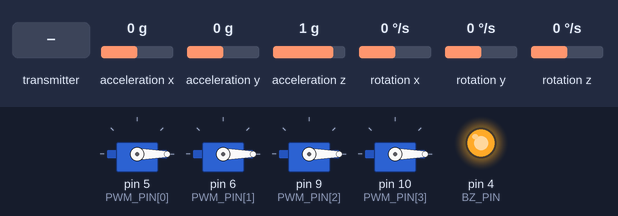
This sketch was run on a simulated Arduino Uno, built with avr-gcc and run on an emulated ATmega328P. Parts: 4 × servo, output pins drawn as LEDs (lit = HIGH). Wiring (inferred from the names in the program): MPU-6050 motion sensor at I2C address 0x68. The test bench sets the inputs (shaded band); at power-on: acceleration x 0 g, acceleration y 0 g, acceleration z 1 g, rotation x 0 °/s, rotation y 0 °/s, rotation z 0 °/s. No radio packets arrive unless stated.

Above: at 3.4 s.
3.5 s: the transmitter starts sending J1PotX = 0
At 4.1 s:
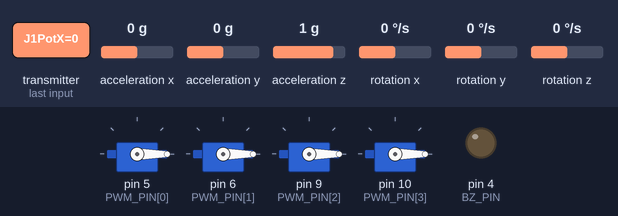
Timing chart, 0 to 6.5 s (numbered marks = the images above; inputs shaded):
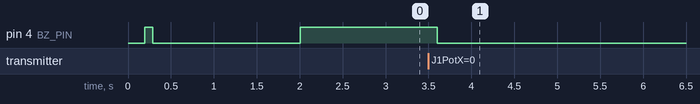

Measured:
- after the input at 3.5 s, pin 4 (BZ_PIN): HIGH → LOW after 0.10 s

The sketch:

NewDrone.ino
```cpp
#include "Wireless.h"
#include "Sensors.h"
#include "Motor.h"
// Drive & PID
float errorGyroI[3]={0,}, delta1[3]={0,}, delta2[3]={0,}, lastError[3]={0,};
const float rate_gain[3] = {
  8.3, // 8.0
  8.3, // 8.0
  4.0
};
const float pid_gain[3][3] = {
{1.3, 0.8, 38}, // 1.3 0.8 38 (/ 128)
{1.3, 0.8, 38}, // 1.3 0.8 38 (/ 128)
{4.0, 0.0, 6.0} // 4.0 0.0 6.0
};
const float max_control[3] = {
  200,
  200,
  100
};
uint32_t pdTime;
// Others
uint8_t Calibrate = 0, Start = 0;
uint32_t caliTime = 0, startTime = 0, connectTime = 0;

void setup() {
  Serial.begin(115200);
  initMotors();
  initWire();
  initAcc();
  initGyro();
  initRF();
  initBZ(4);
  onBuzzer(100);
}

void loop() {
  // Update
  UpdateRF();
  UpdateBZ();
  UpdateRAW();
  // Controller
  uint8_t axis = 0;
  if(Drive)
  {
    // PID Control
    float PTerm, ITerm, DTerm, errorRate, errorGyro, delta, Control[4];
    for(axis = 0; axis < 3; axis++)
    {
      // Correct the gyro value
      if(axis != YAW) gyroAngle[axis] += (LPF_Angle[axis] - AngleTrim[axis] - gyroAngle[axis]) / 1000;
      // Calculate the Error
      errorGyro = rcControl[axis+1] - gyroAngle[axis];
      errorRate = errorGyro - gyroRate[axis] * rate_gain[axis];
      // PTerm
      PTerm = errorRate * pid_gain[axis][0];
      // ITerm
      errorGyroI[axis] += errorRate * pid_gain[axis][1] / 256;
      errorGyroI[axis] = constrain(errorGyroI[axis], -max_control[axis], max_control[axis]);
      ITerm = errorGyroI[axis];
      // DTerm
      delta = errorRate - lastError[axis];
      lastError[axis] = errorRate;
      DTerm = (delta + delta1[axis] + delta2[axis]) * pid_gain[axis][2];
      delta2[axis] = delta1[axis];
      delta1[axis] = delta;
      // PID
      Control[axis] = PTerm + ITerm + DTerm;
      Control[axis] = constrain(Control[axis], -200, 200);
    }
    if (rcControl[0] > 50) writeMotors(rcControl[0], Control[0], Control[1], Control[2]);
    else
    {
      for(axis = 0; axis < 3; axis++) errorGyroI[axis] = 0;
      writeMotorsAll(1000);
    }
    // Drive Down
    uint32_t currentMillis = millis();
    if(RFData.J1PotY < 5 && RFData.J1PotX < 5 && rcControl[0] == 0)
    {
      if(Start == 0)
      {
        Start = 1;
        onBuzzer(50);
        startTime = currentMillis;
      }
      else if(Start == 1 && currentMillis - startTime > 2000)
      {
        Start = 0;
        for(axis = 0; axis < 4; axis++) rcControl[axis] = 0;
        Drive = false;
        onBuzzer(500);
        startTime = currentMillis;
      }
    }
    else if(Start) Start = 0;
  }
  else
  {
    uint32_t currentMillis = millis();
    // Start (Joy DOWN&IN)
    if(RFData.J1PotX > 1010 && RFData.J1PotY < 10 && RFData.J2PotX < 10 && RFData.J2PotY < 10)
    {
      if(Start == 0)
      {
        onBuzzer(50);
        Start = 1;
        startTime = currentMillis;
      }
      else if(Start == 1 && currentMillis - startTime > 1000)
      {
        Start = 2;
        onBuzzer(500);
        startTime = currentMillis;
      }
    }
    else if(Start == 2)
    {
      Start = 0;
      Drive = true;
      for(axis = 0; axis < 4; axis++) rcControl[axis] = 0;
    }
    else if(Start) Start = 0;
    // Calibration (Joy DOWN&OUT)
    if(RFData.J1PotX < 10 && RFData.J1PotY < 10 && RFData.J2PotX > 1010 && RFData.J2PotY < 10)
    {
      if(Calibrate == 0)
      {
        onBuzzer(50);
        Calibrate = 1;
        caliTime = currentMillis;
      }
      else if(Calibrate == 1 && currentMillis - caliTime > 1500)
      {
        onBuzzer(500);
        Calibrate = 2;
        caliTime = currentMillis;
        initGyro();
        for(axis = 0; axis < 3; axis++)
        {
          AngleTrim[axis] = LPF_Angle[axis];
          gyroAngle[axis] = 0;
        }
      }
    }
    else if(Calibrate) Calibrate = 0;
    writeMotorsAll(1000);
  }
  // Timeout the wireless rf24
  if(millis() - lastReceiveTime > 2000)
  {
    onBuzzer(100);
    if(Drive && millis() - connectTime > 50)
    {
      connectTime = millis();
      if(rcControl[0] > 0) rcControl[0] -= 1;
      else if(rcControl[0] == 0) Drive = false;
    }
  }
}
```

Motor.h
```cpp
#ifndef MOTOR_H
#define MOTOR_H
#include "Servo.h"
// FRONT
//  0 3
//   X
//  1 2

const uint8_t PWM_PIN[4] = {5, 6, 9, 10};
Servo motor[4];

// 1000:2000
void writeMotor(uint8_t n, uint16_t c)
{
  motor[n].writeMicroseconds(c);
}

void writeMotors(float throttle, float roll, float pitch, float yaw)
{
  writeMotor(0, constrain(throttle + roll - pitch + yaw, 0, 1000) + 1000);
  writeMotor(1, constrain(throttle + roll + pitch - yaw, 0, 1000) + 1000);
  writeMotor(2, constrain(throttle + -roll + pitch + yaw, 0, 1000) + 1000);
  writeMotor(3, constrain(throttle + -roll - pitch - yaw, 0, 1000) + 1000);
}

void writeMotorsAll(uint16_t c)
{
  writeMotor(0, c);
  writeMotor(1, c);
  writeMotor(2, c);
  writeMotor(3, c);
}

void initMotors()
{
  for(uint8_t i = 0; i < 4; i++) motor[i].attach(PWM_PIN[i], 1000, 2000);
  writeMotorsAll(1000);
  delay(100);
}

#endif
```

Sensors.h
```cpp
#ifndef SENSORS_H
#define SENSORS_H
#include <Wire.h>
#define ROLL  0
#define PITCH 1
#define YAW   2

/* Wire */
void initWire()
{
  // Start I2C
  Wire.begin();
  // Set Clock
  Wire.setClock(400000); delay(5);
}

/* Buzzer */
bool bzState = false;
uint8_t BZ_PIN = 4;
uint16_t onTime = 0;
uint32_t bzTime = 0;

void initBZ(uint8_t pin = 4)
{
  pinMode(BZ_PIN = pin, OUTPUT);
}

void onBuzzer(uint16_t t)
{
  bzTime = millis();
  bzState = true;
  onTime = t;
}

void UpdateBZ()
{
  if(bzState && millis() - bzTime > onTime) bzState = false;
  digitalWrite(BZ_PIN, bzState);
}

/* MPU6050 */
float accSmooth[3]={0,}, LPF_Angle[3]={0,}, AngleTrim[3]={16.05,12.75,0}, dt=0;
float gyroData[3]={0,}, gyroBase[3]={0,}, gyroAngle[3]={0,}, gyroRate[3]={0,};
uint32_t dtMicros = 0;

void initAcc()
{
  // Wake up the mpu6050
  Wire.beginTransmission(0x68);
  Wire.write(0x6B); // Reg 107
  Wire.write(0x00);
  Wire.endTransmission(true); delay(5);
  // set gyro scale (2000dps)
  Wire.beginTransmission(0x68);
  Wire.write(0x1B); // Reg 27
  Wire.write(0xF8); // 0b11111000
  Wire.endTransmission(true);
  // set acc scale (2g)
  Wire.beginTransmission(0x68);
  Wire.write(0x1C); // Reg 28
  Wire.write(0xE0); // 0b11100000
  Wire.endTransmission(true);
}

void initGyro()
{
  gyroBase[0] = gyroBase[1] = gyroBase[2] = 0;
  for(uint8_t i = 0; i < 20; i++)
  {
    Wire.beginTransmission(0x68);
    Wire.write(0x43);
    Wire.endTransmission(false);
    Wire.requestFrom(0x68, 6, true);
    gyroBase[0] += Wire.read() << 8 | Wire.read(); // gx
    gyroBase[1] += Wire.read() << 8 | Wire.read(); // gy
    gyroBase[2] += Wire.read() << 8 | Wire.read(); // gz
    delay(3);
  }
  gyroBase[0] /= 20;
  gyroBase[1] /= 20;
  gyroBase[2] /= 20;
}

void UpdateRAW()
{
  uint8_t axis;
  int16_t acc[3], gyro[3], temp;
  uint32_t currentMicros = micros(), currentMillis = millis();
  float vector_sum, deg0, deg1, deg2;
  dt = (currentMicros - dtMicros) * 0.000001F; dtMicros = currentMicros;
  // read data
  Wire.beginTransmission(0x68);
  Wire.write(0x3B);
  Wire.endTransmission(true);
  Wire.requestFrom(0x68, 14, true); currentMicros = micros();
  while(Wire.available() < 14 && micros() - currentMicros < 20);
  acc[0] = (Wire.read() << 8) | Wire.read();
  acc[1] = (Wire.read() << 8) | Wire.read();
  acc[2] = (Wire.read() << 8) | Wire.read();
  temp = (Wire.read() << 8) | Wire.read();
  gyro[1] = +(((Wire.read() << 8) | Wire.read()) - gyroBase[0]);
  gyro[0] = -(((Wire.read() << 8) | Wire.read()) - gyroBase[1]);
  gyro[2] = -(((Wire.read() << 8) | Wire.read()) - gyroBase[2]);
  // calc smooth
  for(axis = 0; axis < 3; axis++) accSmooth[axis] = accSmooth[axis] * 0.996 + acc[axis] * 0.004;
  // calc vector&degree
  vector_sum = sqrt(accSmooth[0]*accSmooth[0] + accSmooth[1]*accSmooth[1] + accSmooth[2]*accSmooth[2]);
  for(axis = 0; axis < 3; axis++)
  {
    // Gyro LPF
    gyroData[axis] = gyroData[axis] * 0.8  + gyro[axis] * 0.2 / 16.4;
    gyroRate[axis] = gyroData[axis] * dt;
    gyroAngle[axis] += gyroRate[axis];
  }
  LPF_Angle[0] = (LPF_Angle[0] + gyroRate[0]) * 0.8 + atan(accSmooth[0] / vector_sum) * RAD_TO_DEG * 0.2;
  LPF_Angle[1] = (LPF_Angle[1] + gyroRate[1]) * 0.8 + atan(accSmooth[1] / vector_sum) * RAD_TO_DEG * 0.2;
}

#endif
```

Wireless.h
```cpp
#ifndef WIRELESS_H
#define WIRELESS_H
#include <nRF24L01.h>
#include <RF24.h>
#include <SPI.h>
RF24 Radio(8, 7);

bool Drive = false;
uint8_t pipe[6] = "N4VeR";
int16_t rcControl[4] = {0,};
uint32_t lastReceiveTime, controlTime;

struct Packet
{
  uint16_t J1PotX = 0;
  uint16_t J1PotY = 0;
  uint16_t J2PotX = 0;
  uint16_t J2PotY = 0;
  uint16_t AngleX = 0;
  uint16_t AngleY = 0;
  byte Button1 = 0;
  byte Button2 = 0;
  byte Button3 = 0;
  byte Button4 = 0;
} RFData;

void initRF()
{
  Radio.begin();
  Radio.openReadingPipe(0, pipe);
  Radio.setPALevel(RF24_PA_LOW);
  Radio.startListening();
}

void UpdateRF()
{
  uint32_t currentMillis = millis();
  if(Radio.available())
  {
    lastReceiveTime = currentMillis;
    Radio.read(&RFData, sizeof(RFData));
    if(Drive)
    {
      rcControl[0] = constrain(RFData.J1PotY / 2.1, 0, 500);
      rcControl[1] = constrain((int16_t)(RFData.J2PotX >> 6) - 8, -7, 7);
      rcControl[2] = constrain((int16_t)(RFData.J2PotY >> 6) - 7, -7, 7);
      if(currentMillis - controlTime > 50)
      {
        controlTime = currentMillis;
        if(rcControl[0] > 50)
        {
          rcControl[3] += (RFData.J1PotX > 600) ? 2:0;
          rcControl[3] -= (RFData.J1PotX < 400) ? 2:0;
        }
      }
    }
  }
}

#endif
```
